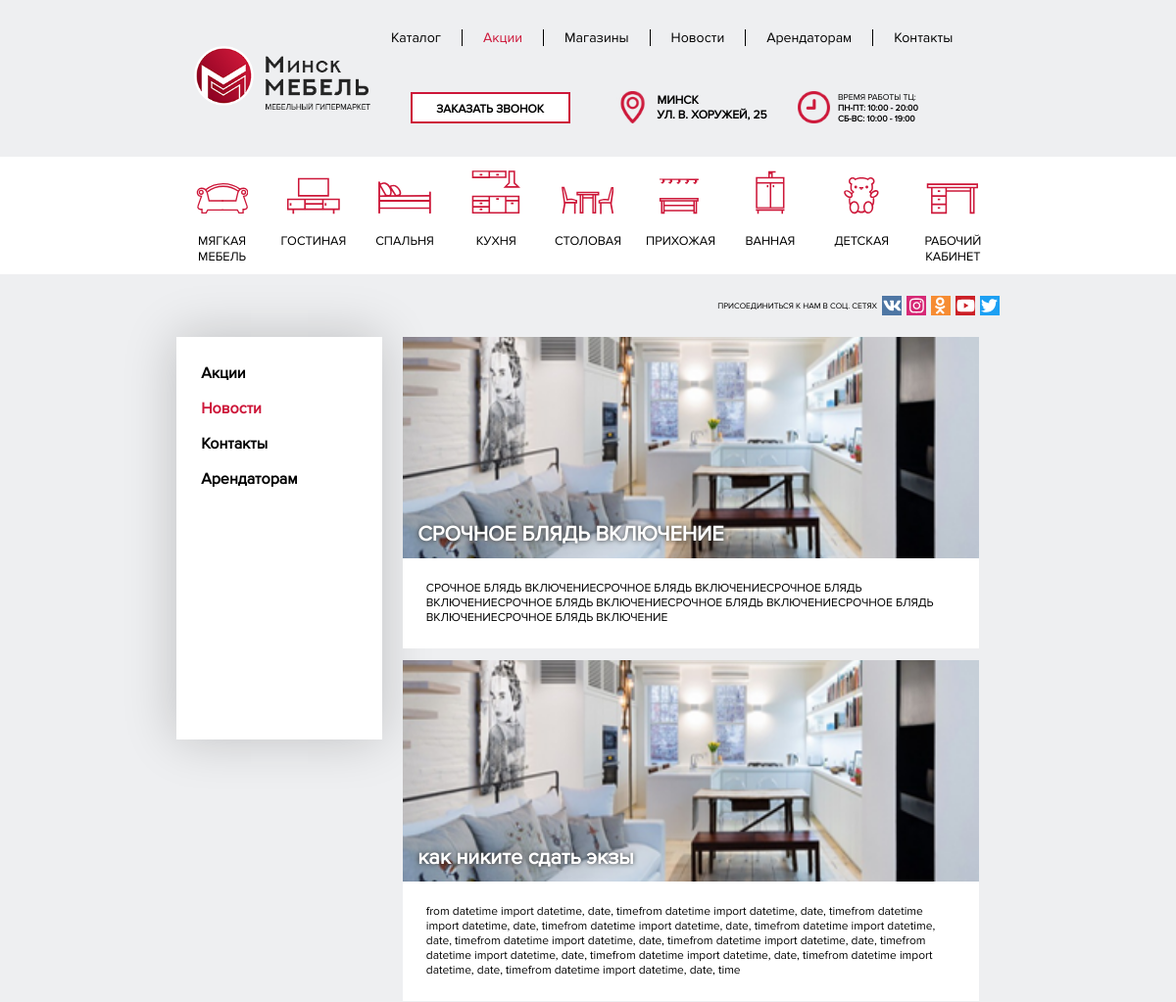
The page /news/ (upper part) on the database as committed earlier.
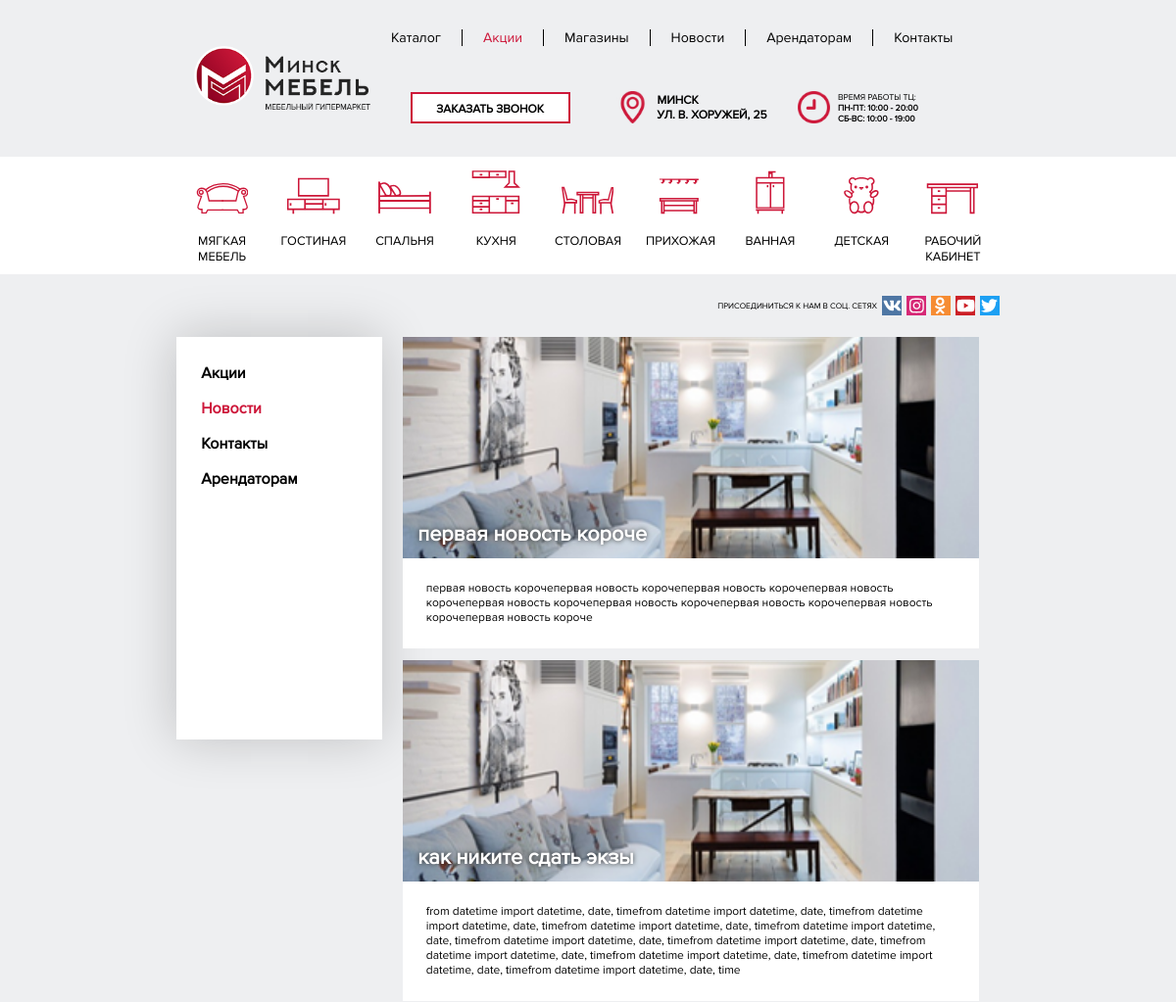
The same page on the database as committed later.
### mainpage/models.py (models this page shows, shortened)
class New(models.Model):
    title = models.CharField("Заголовок новости", max_length=40)
    image = models.ImageField("Картинка", upload_to="", null=True, blank=True)
    date = models.DateField("Дата", default=datetime.today())
    discriotion = models.TextField("Текст новости")

### catalog/views.py (the view)
# urls.py: re_path(r'^news/$', views.allnews),
def allnews(request):
    form =forms.ContactForm()
    allnews = New.objects.all()
    alldiscounts1 = models.ShopItem.objects.all();
    alldiscounts = []
    for objj in alldiscounts1:
        if objj.isdiscount:
            alldiscounts.append(objj)
    return render(request, 'allnews.html', {'news': allnews, 'slider2': alldiscounts, "form" : form})

### catalog/templates/allnews.html (shortened to what this page needs)
<html>
<head>
    {% load staticfiles %}
    <link rel='stylesheet prefetch' href='https://cdnjs.cloudflare.com/ajax/libs/Swiper/4.0.7/css/swiper.min.css'>
 <link rel="stylesheet" type="text/css" href="{% static 'style.css' %}">
    <link rel="stylesheet" type="text/css" href="{% static 'css/style_index.css' %}">
    <link rel="stylesheet" type="text/css" href="{% static 'style_page.css' %}">
    <link rel="stylesheet" type="text/css" href="{% static 'style_contacts.css' %}">
        <link rel="stylesheet" type="text/css" href="{% static 'mainpage/css/menu.css' %}">
	<link rel="stylesheet" type="text/css" href="{% static 'mainpage/css/adaptation.css' %}">
<link rel="stylesheet" type="text/css" href="{% static 'mainpage/css/callslider.css' %}">
    <link rel="stylesheet"  href="{% static 'lightslider.css' %}"/>
    <link rel="stylesheet"  href="{% static 'slider2.css' %}"/>
</head>
<body>
 {% block content %}
  {% include "header.html" %}
{% endblock %}
 <social>
    <div class="social_url"><div class="social">
    <div style=" display:table; float:right">
      <div style="display:table-cell; vertical-align: middle">ПРИСОЕДИНИТЬСЯ К НАМ В СОЦ. СЕТЯХ</div>
            <div style="float:right; width: 125px">
          <a href="https://vk.com/tcminskmebel"><div class="social_block1" style="background-color: #4e76a4;">
           </div></a>
          <a href="https://instagram.com/tcminskmebel"><div class="social_block1" style="background-color: #d62976;">
          </div></a>
          <a href="https://ok.ru/group/54746760282340"><div class="social_block1" style="background-color: #f68c33;">
          </div></a>
          <a href="https://youtube.com/channel/UCMDcWtEeOn25G9YZ68FSXtw"><div class="social_block1" style="background-color: #cc2027;">
          </div></a>
          <a href="#"><div class="social_block1" style="background-color: #1da0f3;">
          </div></a>
      </div>
    </div>
  </div>
  </div>
  </social>
  <contacts style="height: auto">
      <div class="howtoconnect" style="height: auto">
        <div class="leftside" style="height:auto">
          <div class="spisok">
            <a href="/sales" style="color: black"><p class="spisokitems"><b>Акции</b></p></a>
            <a href="/news" style="color: black"><p class="spisokitems active"><b>Новости</b></p></a>
            <a href="/contacts" style="color: black"><p class="spisokitems"><b>Контакты</b></p></a>
            <a href="/arend" style="color: black"><p class="spisokitems"><b>Арендаторам</b></p></a>
          </div>
        </div>
        <div class="mapandform" style="height:auto">
           {% for new in news %}
            <div class="news" style="width:100%;">
             <div class="name" style="width:100%;font-weight: bold;font-size: 1.8vw;padding-top: 32%;padding-bottom: 2%;font-family: Proxima;background: url({{new.image.url}});color: white;background-size: cover;background-position: center;"><a href="/news/{{new.id}}" style="text-decoration: none;margin-left: 15px;color: inherit;text-shadow: 0px 0px 5px #2f2f2f;">{{new.title}}</a> </div>
              <div class="content" style= "background-color:white;width:92%; font-size: 1vw;margin-bottom: 2%; padding: 4%; font-family: Proxima">
                  {{new.discriotion}}
              </div>
            </div>
            {% endfor %}
        </div>
          </div>
  </contacts>
</body>
</html>

Rows that differ between the two databases and show on the page:
changed New: title "СРОЧНОЕ БЛЯДЬ ВКЛЮЧЕНИЕ" → "первая новость короче"; discriotion "СРОЧНОЕ БЛЯДЬ ВКЛЮЧЕНИЕСРОЧНОЕ БЛЯДЬ ВКЛЮЧЕНИЕСРОЧНОЕ БЛЯДЬ ВКЛЮЧЕНИЕСРОЧНОЕ БЛЯДЬ ВКЛЮЧЕНИЕСРОЧНОЕ БЛЯДЬ ВКЛЮЧЕНИЕСРОЧНОЕ БЛЯДЬ ВКЛЮЧЕНИЕСРОЧНОЕ БЛЯДЬ ВКЛЮЧЕНИЕ" → "первая новость корочепервая новость корочепервая новость корочепервая новость корочепервая новость корочепервая новость корочепервая новость корочепервая новость корочепервая новость короче"
